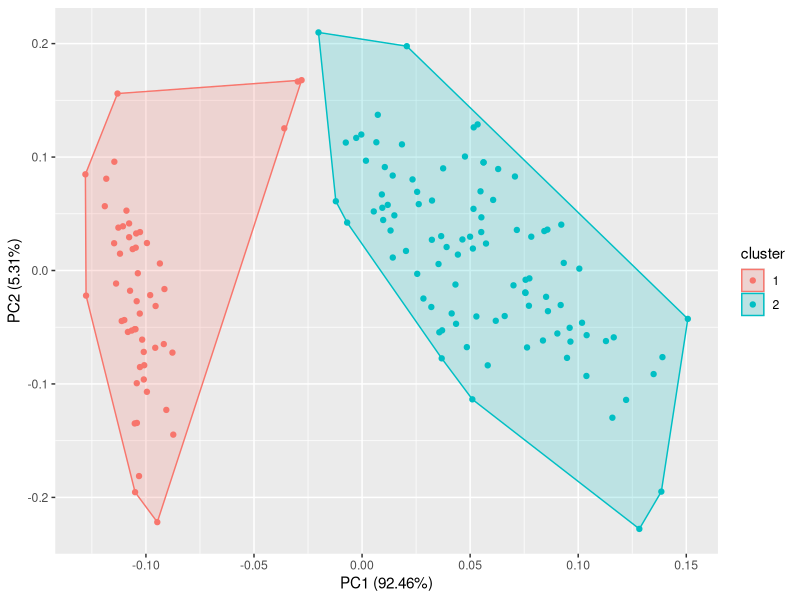

Write the R code that produced this figure.
#install.packages("dplyr")
#install.packages("ggplot2")
#install.packages("ggfortify")
library("ggplot2")
library("dplyr")
library("ggfortify")
summary(iris)
head(iris)
data <- select(iris, c(1:4))
wssplot <- function(data, nc=15, seed=1234)
{
  wss <- (nrow(data)-1)*sum(apply(data,2,var))
  for (i in 2:nc)
  {
    set.seed(seed)
    wss[i] <- sum(kmeans(data, centers=i)$withinss)
  }
  plot(1:nc, wss, type="b", xlab="Number of Clusters",
       ylab="Within groups sum of squares")
  wss
}
kmean <- kmeans(data, 2)
kmean$centers
autoplot(kmean, data, frame = TRUE)
kmean <- kmeans(data, 3)
kmean$centers
